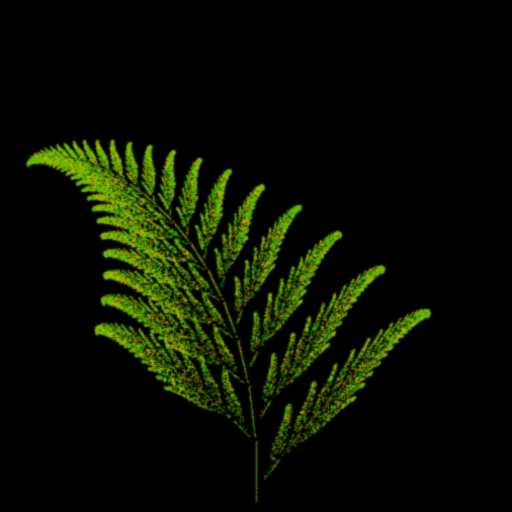
Frame 1 (no input)
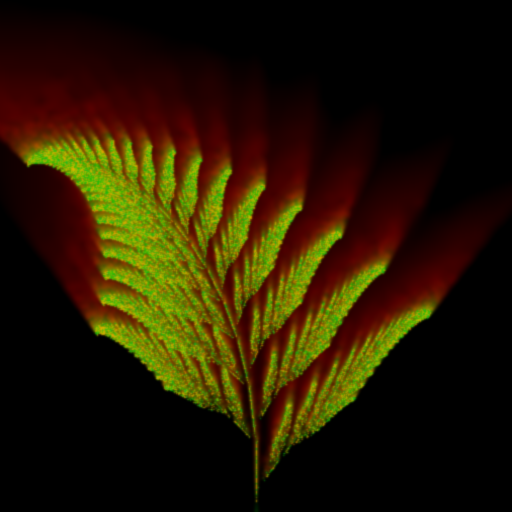
Frame 60 (the mouse pressed at the canvas centre just before this capture)
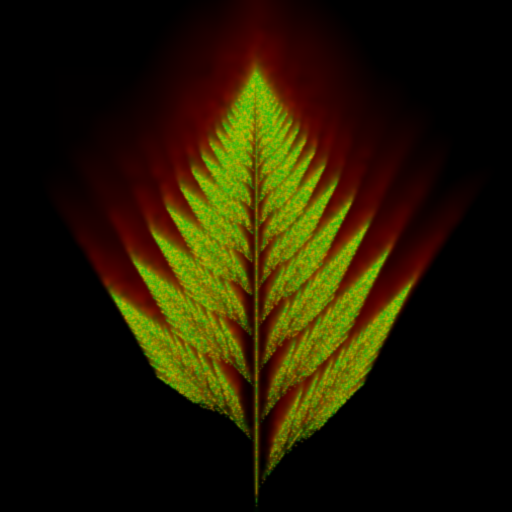
Frame 120 (the mouse held since frame 60 and released just before this capture)

The Processing sketch that drew these frames (run headless with seeded random() and noise(); from frame 60 on, the mouse is pressed at the canvas centre):

// Processing sketch: processing_6238
// ── processing_6238.pde

void setup() {
  size(512,512);
  colorMode(HSB,255);
  background(0);
}

// http://en.wikipedia.org/wiki/Iterated_function_system
void draw() {
  float x = 0.04f, y = 0.04f;
  int iterations = 65535;
  float angle = map(mouseX,0,width,-PI/40,PI/40);
  for (int i=0; i<iterations; i++) {
    float r = random(100);
    int function = r <= 1 ? 0 : r <= 8 && r > 1 ? 1 : r <= 15 && r > 8 ? 2 : 3;
    switch(function) {
    case 0:	
      x = 0; 
      y = 0.18f*y; 
      break; // 1%
    case 1:	
      x = 0.2f*x - 0.26f*y; 
      y = 0.23f*x + 0.40f*y + 1.6f; 
      break; // 7%
    case 2:	
      x = -0.22f*x + 0.28f*y; 
      y = 0.26f*x + 0.40f*y + 0.44f; 
      break; // 7%
    case 3:	
      x = 0.85f*x + angle*y; 
      y = -angle*x + 0.85f*y + 1.6f; 
      break; // 85%
    }
    int xs = (int)((x*width) * 0.1 + 256);
    int ys = (int)(512-((y*height)* 0.08) ); 
    set(xs,ys,color(32+random(64),255,255));
  }
  tint(0,64,250);
  image(get(3,3,width-6,height),0,0,width,height);
  filter(BLUR,1);
}
